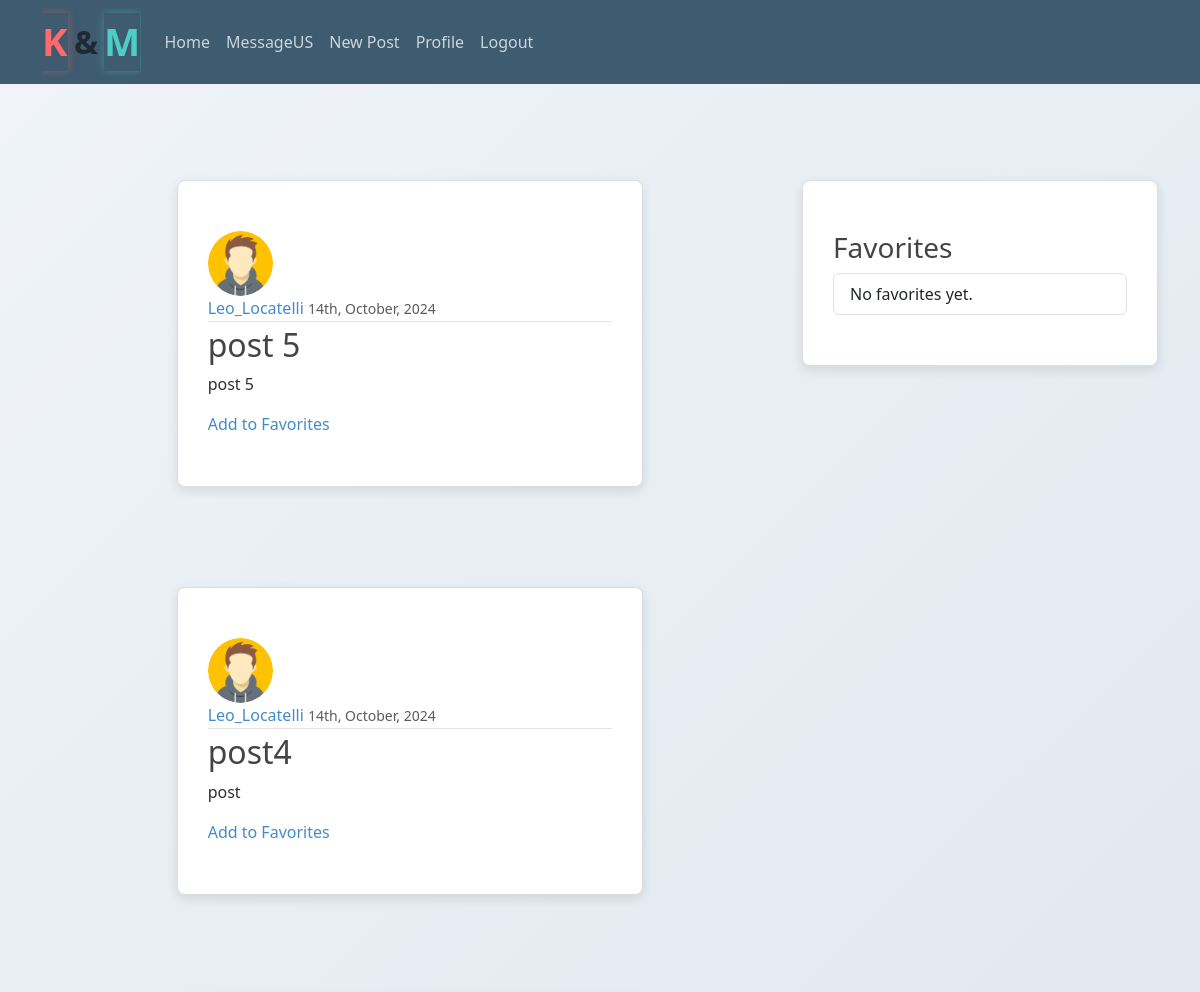
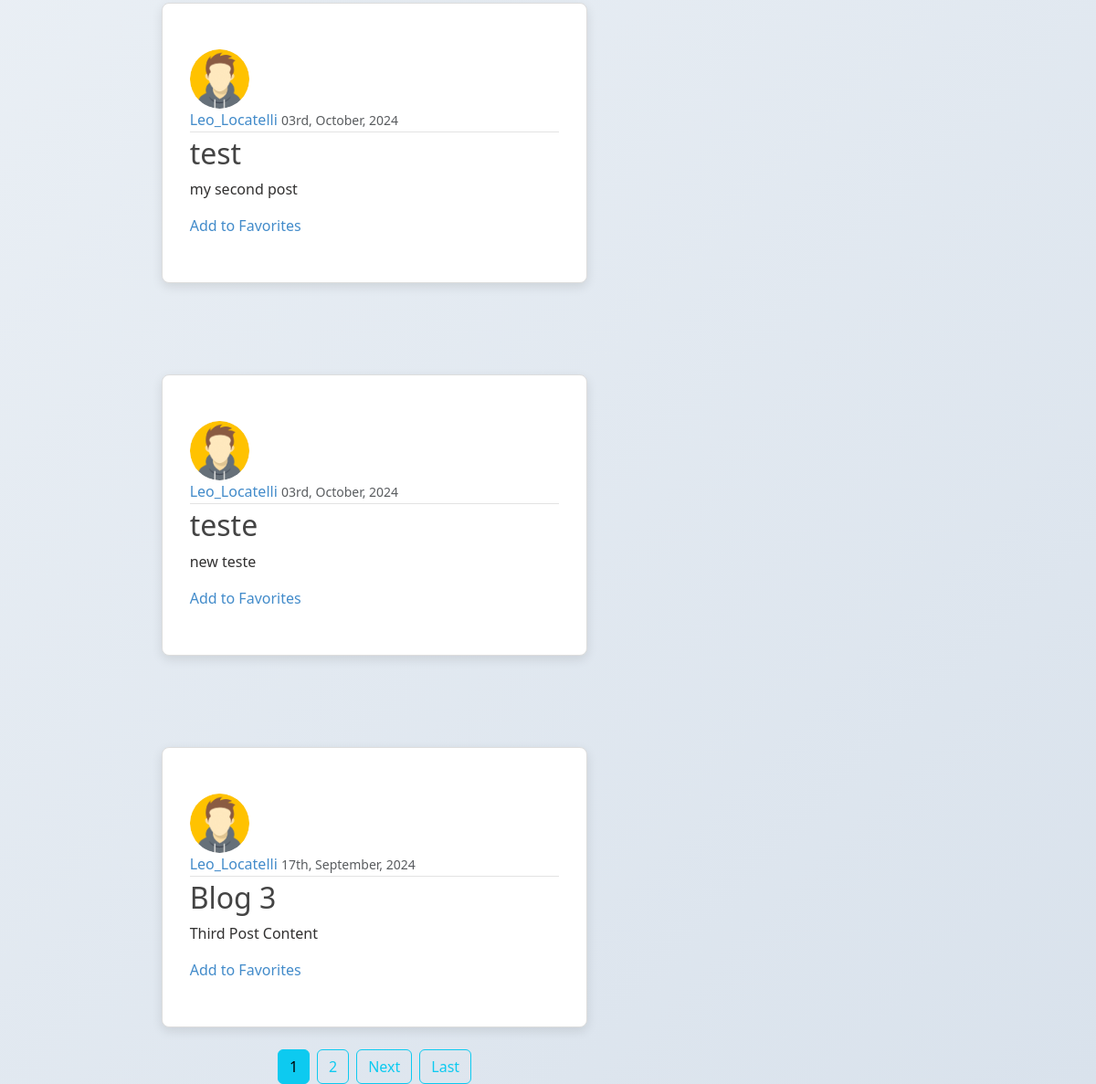
Screenshot of / (signed in) with the database file from the repository (2 pictures, top to bottom).
### blog/models.py (models this page shows, shortened)
class Post(models.Model):
    title = models.CharField(max_length=100)
    content = models.TextField()
    date_posted = models.DateTimeField(auto_now_add=True)
    author = models.ForeignKey(User, on_delete=models.CASCADE)
    author = models.ForeignKey(User, on_delete=models.CASCADE, default=1)
    favorites = models.ManyToManyField(User, related_name="favorite_posts", blank=True)

### users/models.py (models this page shows, shortened)
class Profile(models.Model):
    user = models.OneToOneField(User, on_delete=models.CASCADE)
    image = models.ImageField(default='default.jpg', upload_to='profile_pics')

### blog/views.py (the view)
# urls.py: path('', PostlistView.as_view(), name='blog-home'),
class PostlistView(ListView):
    model = Post
    template_name = 'blog/home.html' #<app>/<model>_<viewtype>.html
    context_object_name = 'posts'
    ordering = ['-date_posted']
    paginate_by = 5

### blog/templates/blog/home.html (shortened to what this page needs)
{% extends "blog/base.html" %}
{% block content %}
<div class="container">
    <div class="row justify-content-center">
        <div class="col-md-8">
            {% for post in posts %}
                <article class="media content-section mb-4">
                    <img class="rounded-circle article-img" src="{{ post.author.profile.image.url }}">
                    <div class="media-body">
                        <div class="article-metadata">
                            <a href="{% url 'user-posts' username=post.author.username %}">{{ post.author }}</a>
                            <small class="text-muted">{{ post.date_posted|date:'dS, F, Y' }}</small>
                        </div>
                        <h2><a class="article-title" href="{% url 'post-detail' post.id %}">{{ post.title }}</a></h2>
                        <p class="article-content">{{ post.content }}</p>
                        <div>
                            <a href="{% url 'toggle-favorite' post.id %}">
                                {% if user in post.favorites.all %}
                                    Remove from Favorites
                                {% else %}
                                    Add to Favorites
                                {% endif %}
                            </a>
                        </div>
                    </div>
                </article>
            {% endfor %}
            {% if is_paginated %}
                <div class="d-flex justify-content-center mt-4">
                    {% for num in page_obj.paginator.page_range %}
                        {% if page_obj.number == num %}
                            <a class="btn btn-info mx-1" href="?page={{ num }}">{{ num }}</a>
                        {% elif num > page_obj.number|add:'-3' and num < page_obj.number|add:'3' %}
                            <a class="btn btn-outline-info mx-1" href="?page={{ num }}">{{ num }}</a>
                        {% endif %}
                    {% endfor %}
                    {% if page_obj.has_next %}
                        <a class="btn btn-outline-info mx-1" href="?page={{ page_obj.next_page_number }}">Next</a>
                        <a class="btn btn-outline-info mx-1" href="?page={{ page_obj.paginator.num_pages }}">Last</a>
                    {% endif %}
                </div>
            {% endif %}
        </div>
    </div>
</div>
{% endblock content %}

### blog/static/blog/main.css (style rules this page uses)
body { background: #cbcaca; color: #313030; margin-top: 5rem; background: linear-gradient(135deg, #f0f4f8, #d9e2ec); animation: bgGradientShift 70s ease-in-out infinite; }
h1, h2, h3, h4, h5, h6 { color: #444444; }
.content-section { background: #ffffff; padding: 10px 20px; border: 1px solid #dddddd; border-radius: 3px; margin-bottom: 20px; }
.article-title { color: #444444; }
.article-content { white-space: pre-line; }
.article-img { height: 65px; width: 65px; margin-right: 16px; }
.article-metadata { padding-bottom: 1px; margin-bottom: 4px; border-bottom: 1px solid #e3e3e3 }
.content-section { background: #ffffff; border: 1px solid #ddd; border-radius: 8px; box-shadow: 0px 4px 12px rgba(0, 0, 0, 0.1); padding: 50px 30px; margin-bottom: 40px; max-width: 500px; margin-top: 100px; }
a { color: #428bca; text-decoration: none; }
.text-muted { color: #777777; font-size: 0.875em; }

### rows the page displays
Post: author.profile.image (picture), author "Leo_Locatelli", date_posted "14th, October, 2024", title "post 5", content "post 5", shows "Add to Favorites"
Post: author.profile.image (picture), author "Leo_Locatelli", date_posted "14th, October, 2024", title "post4", content "post", shows "Add to Favorites"
Post: author.profile.image (picture), author "Leo_Locatelli", date_posted "03rd, October, 2024", title "test", content "my second post", shows "Add to Favorites"
Post: author.profile.image (picture), author "Leo_Locatelli", date_posted "03rd, October, 2024", title "teste", content "new teste", shows "Add to Favorites"
Post: author.profile.image (picture), author "Leo_Locatelli", date_posted "17th, September, 2024", title "Blog 3", content "Third Post Content", shows "Add to Favorites"

### other values shown
{{ num }} "1"
{{ num }} "2"
